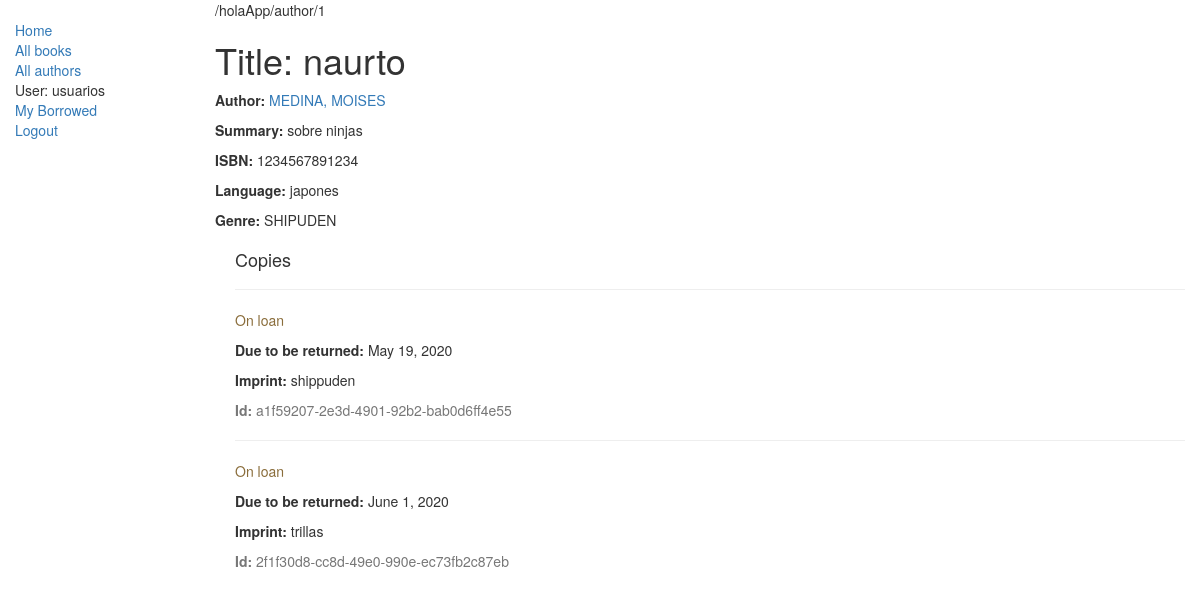
/holaApp/book/1 (signed in), run on the app's committed database.
### holaApp/models.py (models this page shows, shortened)
class Book(models.Model):
    title = models.CharField(max_length=200)
    author = models.ForeignKey('Author', on_delete=models.SET_NULL, null=True)
    summary = models.TextField(max_length=1000, help_text="Ingrese una breve descripción del libro")
    isbn = models.CharField('ISBN',max_length=13, help_text='13 Caracteres <a href="https://www.isbn-international.org/content/what-isbn">ISBN number</a>')
    genre = models.ManyToManyField(Genre, help_text="Seleccione un genero para este libro")
    language = models.ForeignKey(
        'Language', on_delete=models.SET_NULL, null=True)
    def display_genre(self):
        """
        Creates a string for the Genre. This is required to display genre in Admin.
        """
        return ', '.join([genre.name for genre in self.genre.all()[:3]])
    display_genre.short_description = 'Genre'

class Author(models.Model):
    first_name = models.CharField(max_length=100)
    last_name = models.CharField(max_length=100)
    date_of_birth = models.DateField(null=True, blank=True)
    date_of_death = models.DateField('Died', null=True, blank=True)
    def __str__(self):
        return '%s, %s' % (self.last_name, self.first_name)

class Language(models.Model):
    name = models.CharField(max_length=200,
                            help_text="Enter the book's natural language (e.g. English, French, Japanese etc.)")
    def __str__(self):
        return self.name

class Genre(models.Model):
    name = models.CharField(max_length=200, help_text="Ingrese el nombre del género (p. ej. Ciencia Ficción, Poesía Francesa etc.)")
    def __str__(self):
        return self.name

class BookInstance(models.Model):
    id = models.UUIDField(primary_key=True, default=uuid.uuid4,
                          help_text="ID único para este libro particular en toda la biblioteca")
    book = models.ForeignKey('Book', on_delete=models.SET_NULL, null=True)
    imprint = models.CharField(max_length=200)
    due_back = models.DateField(null=True, blank=True)
    LOAN_STATUS = (
        ('m', 'Maintenance'),
        ('o', 'On loan'),
        ('a', 'Available'),
        ('r', 'Reserved'),
    )
    status = models.CharField(max_length=1, choices=LOAN_STATUS,
                              blank=True, default='m', help_text='Disponibilidad del libro')
    borrower = models.ForeignKey(User, on_delete=models.SET_NULL, null=True, blank=True)
    class Meta:
        ordering = ["due_back"]
        permissions = (("can_mark_returned", "Set book as returned"),)

### holaApp/views.py (the view)
# urls.py: url(r'^book/(?P<pk>\d+)$', views.BookDetailView.as_view(), name='book-detail'),
class BookDetailView(LoginRequiredMixin, generic.DetailView):
    login_url = '/accounts/login/'
    redirect_field_name = 'redirect_to'
    model = Book

### holaApp/templates/holaApp/book_detail.html (shortened to what this page needs)
{% extends "base_generic.html" %}
{% block content %}{% url 'author-detail' book.author.pk %}
<h1>Title: {{ book.title }}</h1>
<p><strong>Author:</strong> <a href="{% url 'author-detail' book.author.pk %}">{{ book.author }}</a></p>
<p><strong>Summary:</strong> {{ book.summary }}</p>
<p><strong>ISBN:</strong> {{ book.isbn }}</p>
<p><strong>Language:</strong> {{ book.language }}</p>
<p><strong>Genre:</strong> {% for genre in book.genre.all %} {{ genre }}{% endfor %}</p>
<div style="margin-left:20px;margin-top:20px">
    <h4>Copies</h4>
    {% for copy in book.bookinstance_set.all %}
    <hr>
    <p
        class="{% if copy.status == 'a' %}text-success{% elif copy.status == 'm' %}text-danger{% else %}text-warning{% endif %}">
        {{ copy.get_status_display }}</p>
    {% if copy.status != 'a' %}<p><strong>Due to be returned:</strong> {{copy.due_back}}</p>{% endif %}
    <p><strong>Imprint:</strong> {{copy.imprint}}</p>
    <p class="text-muted"><strong>Id:</strong> {{copy.id}}</p>
    {% endfor %}
</div>
{% endblock %}

### holaApp/templates/base_generic.html (shortened to what this page needs)
<!DOCTYPE html>
<html lang="en">
<head>
    <link rel="stylesheet" href="https://maxcdn.bootstrapcdn.com/bootstrap/3.3.7/css/bootstrap.min.css">
    {% load static %}
    <link rel="stylesheet" href="{% static 'css/styles.css' %}">
</head>
<body>
    <div class="container-fluid">
        <div class="row">
            <div class="col-sm-2">
                {% block sidebar %}
                <ul class="sidebar-nav">
                    <li><a href="{% url 'index' %}">Home</a></li>
                    <li><a href="{% url 'books' %}">All books</a></li>
                    <li><a href="{%url 'authors' %}">All authors</a></li>
                    {% if user.is_authenticated %}
                        <li>User: {{ user.get_username }}</li>
                        <li><a href="{% url 'my-borrowed' %}">My Borrowed</a></li>
                        <li><a href="{% url 'logout'%}?next={{request.path}}">Logout</a></li>
                    {% else %}
                        <li><a href="{% url 'login'%}?next={{request.path}}">Login</a></li>
                    {% endif %}
                </ul>
                {% endblock %}
            </div>
            <div class="col-sm-10 ">
                {% block content %}{% endblock %}
            </div>
        </div>
    </div>
</body>
</html>

### holaApp/static/css/styles.css (style rules this page uses)
.sidebar-nav { margin-top: 20px; padding: 0; list-style: none; }

### data on the page
Book: author "/holaApp/author/1", title "naurto", author "MEDINA, MOISES", summary "sobre ninjas", isbn "1234567891234", language "japones"
Genre: name "SHIPUDEN"
BookInstance: status "On loan", due_back "May 19, 2020", imprint "shippuden", id "a1f59207-2e3d-4901-92b2-bab0d6ff4e55"
BookInstance: status "On loan", due_back "June 1, 2020", imprint "trillas", id "2f1f30d8-cc8d-49e0-990e-ec73fb2c87eb"

### other printed values
{{ user.get_username }} "usuarios"
